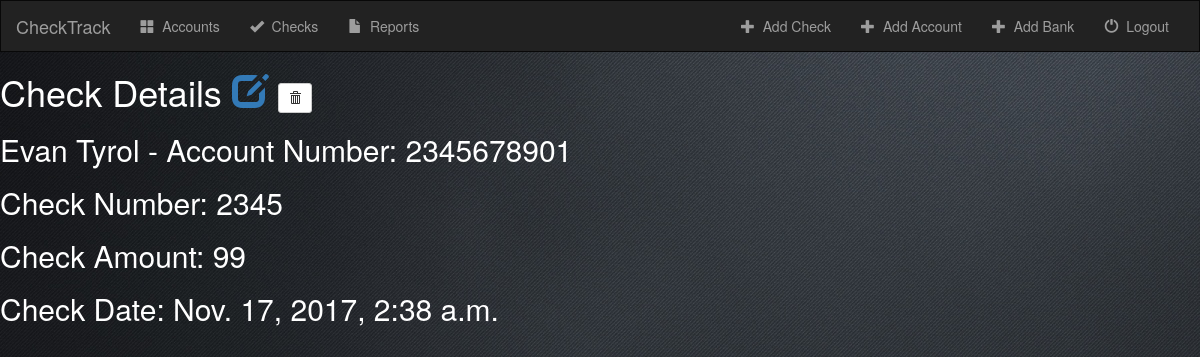
Page /check/check/check-details/11/ (signed in) on the committed database.
### check/models.py (models this page shows, shortened)
class Check(models.Model):
    account = models.ForeignKey('Account', on_delete=models.CASCADE)
    check_amount = models.IntegerField(max_length=10)
    check_number = models.IntegerField(max_length=4)
    cashier_name = models.CharField(max_length=20)
    check_status = models.BooleanField(default=False)
    entry_date = models.DateTimeField(auto_now_add=True, blank=True)
    letter_date_1 = models.DateField(null=True, blank=True)
    letter_date_2 = models.DateField(null=True, blank=True)
    letter_date_3 = models.DateField(null=True, blank=True)

class Account(models.Model):
    acount_store = models.ForeignKey('Store', on_delete=models.CASCADE)
    bank = models.ForeignKey('Bank', on_delete=models.CASCADE)
    account_number = models.IntegerField(max_length=10)
    account_name = models.CharField(max_length=20)
    account_street = models.CharField(max_length=50)
    account_state = models.CharField(max_length=20)
    account_city = models.CharField(max_length=20)
    account_zip = models.CharField(max_length=10)
    checks_bounced = models.IntegerField(max_length=1)
    def __str__(self):
        return self.account_name + ' - Account Number: ' + str(self.account_number)

### check/views.py (the view)
# urls.py: url(r'^check/check-details/(?P<pk>[0-9]+)/$', views.CheckDetailView.as_view(), name='checkdetail'),
class CheckDetailView(LoginRequiredMixin, generic.DetailView):
    login_url = '/login/'
    redirect_field_name = 'redirect_to'
    model = Check
    template_name = 'check/checkdetail.html'

### check/templates/check/checkdetail.html (shortened to what this page needs)
{% extends 'check/base.html' %}
{% block body %}
<font color="#ffffff">
<h1>Check Details <a href="{% url 'check:check-update' check.id %}"><span class="glyphicon glyphicon-edit"></span></a>
    <form action="{% url 'check:check-delete' check.id %}" method="post" style="display: inline;">
    <button type="submit" class="btn btn-default btn-sm">
        <span class="glyphicon glyphicon-trash"></span>
    </button>
    </form>
</h1>
<h2>{{ check.account }}</h2>
<h2>Check Number: {{ check.check_number}}</h2>
<h2>Check Amount: {{ check.check_amount}}</h2>
<h2>Check Date: {{ check.entry_date}}</h2>
</font>
{% endblock %}

### check/static/check/mainStyle.css (style rules this page uses)
body { background: url("images/black-background.png"); color: white; }

### rows in the picture
Check: account "Evan Tyrol - Account Number: 2345678901", check_number "2345", check_amount "99", entry_date "Nov. 17, 2017, 2:38 a.m."
